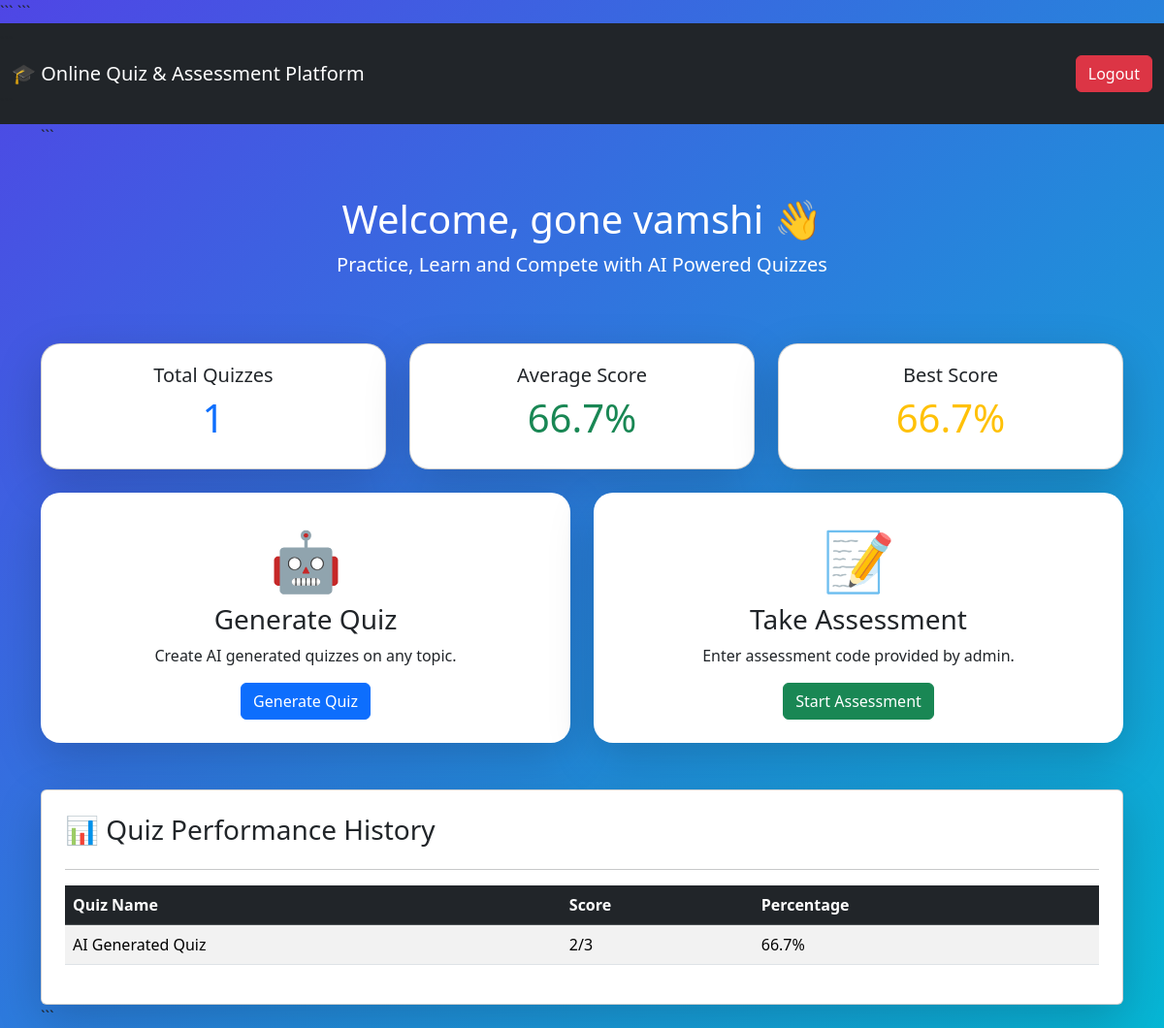
The app's page /student_dashboard (signed in) with its own data.
### tables this page shows
CREATE TABLE results(

    id INTEGER PRIMARY KEY AUTOINCREMENT,

    student_name TEXT,

    assessment_code TEXT,

    assessment_title TEXT,

    score INTEGER,

    total_questions INTEGER,

    percentage REAL

);

### app.py (the view)
@app.route('/student_dashboard')
def student_dashboard():
    student_name = session['student_name']
    conn = sqlite3.connect("quiz.db")
    cursor = conn.cursor()
    cursor.execute("""
    SELECT *
    FROM results
    WHERE student_name=?
    ORDER BY id DESC
    """,
    (student_name,)
    )
    results = cursor.fetchall()
    conn.close()
    total_quizzes = len(results)
    if total_quizzes > 0:
        average_score = sum(
            row[6] for row in results
        ) / total_quizzes
        best_score = max(
            row[6] for row in results
        )
    else:
        average_score = 0
        best_score = 0
    return render_template(
        "student_dashboard.html",
        student_name=student_name,
        results=results,
        total_quizzes=total_quizzes,
        average_score=average_score,
        best_score=best_score
    )

### templates/student_dashboard.html (shortened to what this page needs)
<!DOCTYPE html>
<html>
<head>
<link href="https://cdn.jsdelivr.net/npm/bootstrap@5.3.3/dist/css/bootstrap.min.css" rel="stylesheet">
```
</head>
<body>
<nav class="navbar navbar-dark bg-dark">
<div class="container-fluid">
    <span class="navbar-brand">
        🎓 Online Quiz & Assessment Platform
    </span>
    <a href="/" class="btn btn-danger">
        Logout
    </a>
</div>
</nav>
<div class="container">
```
<div class="hero">
    <h1>
        Welcome, {{ student_name }} 👋
    </h1>
    <p class="lead">
        Practice, Learn and Compete with AI Powered Quizzes
    </p>
</div>
<div class="row mb-4">
    <div class="col-md-4">
        <div class="card stat-card shadow-lg">
            <h5>Total Quizzes</h5>
            <h1 class="text-primary">
                {{ total_quizzes }}
            </h1>
        </div>
    </div>
    <div class="col-md-4">
        <div class="card stat-card shadow-lg">
            <h5>Average Score</h5>
            <h1 class="text-success">
                {{ "%.1f"|format(average_score) }}%
            </h1>
        </div>
    </div>
    <div class="col-md-4">
        <div class="card stat-card shadow-lg">
            <h5>Best Score</h5>
            <h1 class="text-warning">
                {{ "%.1f"|format(best_score) }}%
            </h1>
        </div>
    </div>
</div>
<div class="row">
    <div class="col-md-6 mb-4">
        <div class="card dashboard-card shadow-lg p-4">
            <div class="text-center">
                <div class="card-icon">
                    🤖
                </div>
                <h3>Generate Quiz</h3>
                <p>
                    Create AI generated quizzes on any topic.
                </p>
                <a href="/generate_quiz"
                   class="btn btn-primary">
                    Generate Quiz
                </a>
            </div>
        </div>
    </div>
    <div class="col-md-6 mb-4">
        <div class="card dashboard-card shadow-lg p-4">
            <div class="text-center">
                <div class="card-icon">
                    📝
                </div>
                <h3>Take Assessment</h3>
                <p>
                    Enter assessment code provided by admin.
                </p>
                <a href="/assessment"
                   class="btn btn-success">
                    Start Assessment
                </a>
            </div>
        </div>
    </div>
</div>
<div class="card shadow-lg p-4 mt-4">
    <h3>
        📊 Quiz Performance History
    </h3>
    <hr>
    {% if results %}
    <table class="table table-striped table-hover">
        <thead class="table-dark">
            <tr>
                <th>Quiz Name</th>
                <th>Score</th>
                <th>Percentage</th>
            </tr>
        </thead>
        <tbody>
        {% for r in results %}
            <tr>
                <td>
                    {{ r[3] }}
                </td>
                <td>
                    {{ r[4] }}/{{ r[5] }}
                </td>
                <td>
                    {{ "%.1f"|format(r[6]) }}%
                </td>
            </tr>
        {% endfor %}
        </tbody>
    </table>
    {% else %}
    <div class="alert alert-info">
        No quizzes attempted yet.
    </div>
    {% endif %}
</div>
```
</div>
</body>
</html>

### templates/student_dashboard.html (style rules this page uses)
body { background: linear-gradient(135deg,#4f46e5,#06b6d4); min-height:100vh; }
.dashboard-card { border:none; border-radius:20px; transition:0.3s; }
.hero { text-align:center; color:white; padding:50px 0; }
.card-icon { font-size:60px; }
.stat-card { border-radius:20px; text-align:center; padding:20px; }

### records on screen
results: student_name "gone vamshi", percentage "66.7", assessment_title "AI Generated Quiz", score "2", total_questions "3"

### other values on screen
{{ total_quizzes }} "1"
{{ "%.1f"|format(average_score) }} "66.7"
